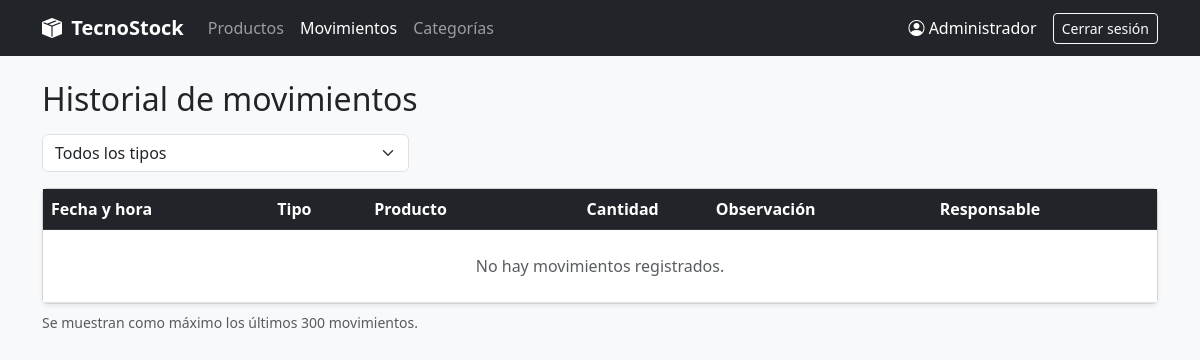
Before: /movimientos.php (signed in) with the older database file.
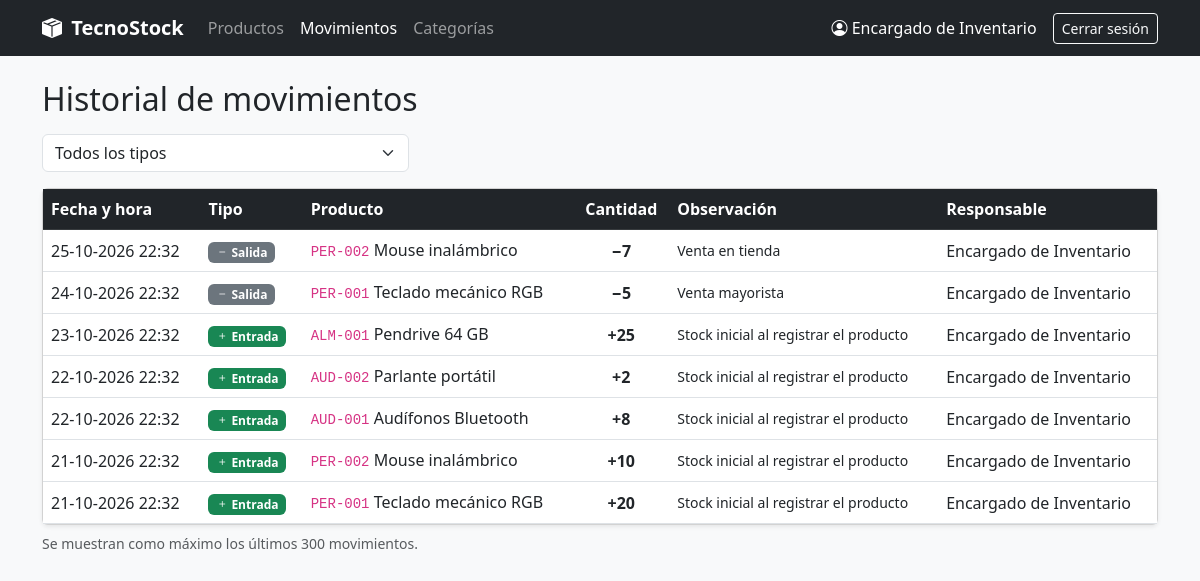
After: the same page with the newer database file.
### tables this page shows
CREATE TABLE movimiento (
    id_movimiento INT AUTO_INCREMENT PRIMARY KEY,
    fecha_hora    DATETIME NOT NULL DEFAULT CURRENT_TIMESTAMP,    
    tipo          ENUM('entrada', 'salida') NOT NULL,
    cantidad      INT      NOT NULL,
    observacion   VARCHAR(500),
    id_producto   INT      NOT NULL,
    id_usuario    INT      NOT NULL,                              
    CONSTRAINT chk_movimiento_cantidad CHECK (cantidad > 0),
     
    CONSTRAINT fk_movimiento_producto FOREIGN KEY (id_producto)
        REFERENCES producto (id_producto)
        ON UPDATE CASCADE ON DELETE RESTRICT,
    CONSTRAINT fk_movimiento_usuario FOREIGN KEY (id_usuario)
        REFERENCES usuario (id_usuario)
        ON UPDATE CASCADE ON DELETE RESTRICT
);

CREATE TABLE producto (
    id_producto  INT AUTO_INCREMENT PRIMARY KEY,
    codigo       VARCHAR(50)   NOT NULL,
    nombre       VARCHAR(150)  NOT NULL,
    descripcion  TEXT,
    precio       DECIMAL(10,2) NOT NULL DEFAULT 0,
    stock_actual INT           NOT NULL DEFAULT 0,
    stock_minimo INT           NOT NULL DEFAULT 0,
    estado       TINYINT(1)    NOT NULL DEFAULT 1 COMMENT '0 = desactivado (no se elimina físicamente)',
    id_categoria INT           NOT NULL,
    CONSTRAINT uq_producto_codigo   UNIQUE (codigo),                  
    CONSTRAINT chk_producto_precio  CHECK (precio >= 0),              
    CONSTRAINT chk_producto_stock   CHECK (stock_actual >= 0),        
    CONSTRAINT chk_producto_minimo  CHECK (stock_minimo >= 0),
    CONSTRAINT chk_producto_estado  CHECK (estado IN (0, 1)),
    CONSTRAINT fk_producto_categoria FOREIGN KEY (id_categoria)
        REFERENCES categoria (id_categoria)
        ON UPDATE CASCADE ON DELETE RESTRICT
);

CREATE TABLE usuario (
    id_usuario INT AUTO_INCREMENT PRIMARY KEY,
    nombre     VARCHAR(100) NOT NULL,
    correo     VARCHAR(100) NOT NULL,
    clave      VARCHAR(255) NOT NULL COMMENT 'Hash generado con password_hash()',
    estado     TINYINT(1)   NOT NULL DEFAULT 1 COMMENT '1 = activo, 0 = inactivo',
    CONSTRAINT uq_usuario_correo UNIQUE (correo),
    CONSTRAINT chk_usuario_estado CHECK (estado IN (0, 1))
);

### includes/funciones.php (called while the page is built, shortened)
<?php
function e($valor): string
{
    return htmlspecialchars((string) ($valor ?? ''), ENT_QUOTES, 'UTF-8');
}

### movimientos.php (the view, shortened to what this page needs)
<?php
require_once __DIR__ . '/includes/funciones.php';
$sql = "SELECT m.*, p.codigo, p.nombre AS producto_nombre, u.nombre AS usuario_nombre
        FROM movimiento m
        INNER JOIN producto p ON m.id_producto = p.id_producto
        INNER JOIN usuario u  ON m.id_usuario  = u.id_usuario
        WHERE 1 = 1";
$parametros = [];
$sql .= ' ORDER BY m.fecha_hora DESC, m.id_movimiento DESC LIMIT 300';
$stmt = $pdo->prepare($sql);
$stmt->execute($parametros);
$movimientos = $stmt->fetchAll();
$activa = 'movimientos';
require __DIR__ . '/includes/header.php';
?>
<div class="d-flex flex-wrap justify-content-between align-items-center gap-2 mb-3">
    <h2 class="mb-0">Historial de movimientos</h2>
</div>
<form method="GET" class="row g-2 mb-3">
    <div class="col-md-4">
        <select name="tipo" class="form-select" onchange="this.form.submit()">
            <option value="">Todos los tipos</option>
        </select>
    </div>
</form>
<div class="card shadow-sm">
    <div class="card-body p-0 table-responsive">
        <table class="table table-hover mb-0">
            <thead class="table-dark">
            <tr>
                <th>Fecha y hora</th>
                <th>Tipo</th>
                <th>Producto</th>
                <th class="text-center">Cantidad</th>
                <th>Observación</th>
                <th>Responsable</th>
            </tr>
            </thead>
            <tbody>
            <?php if (!$movimientos): ?>
                <tr><td colspan="6" class="text-center py-4 text-muted">No hay movimientos registrados.</td></tr>
            <?php endif; ?>
            <?php foreach ($movimientos as $m): ?>
                <tr>
                    <td><?= e(date('d-m-Y H:i', strtotime($m['fecha_hora']))) ?></td>
                    <td>
                        <?php if ($m['tipo'] === 'entrada'): ?>
                            <span class="badge bg-success"><i class="bi bi-plus"></i> Entrada</span>
                        <?php else: ?>
                            <span class="badge bg-secondary"><i class="bi bi-dash"></i> Salida</span>
                        <?php endif; ?>
                    </td>
                    <td><code><?= e($m['codigo']) ?></code> <?= e($m['producto_nombre']) ?></td>
                    <td class="text-center fw-bold"><?= $m['tipo'] === 'entrada' ? '+' : '−' ?><?= (int) $m['cantidad'] ?></td>
                    <td class="small"><?= e($m['observacion'] ?? '') ?></td>
                    <td><?= e($m['usuario_nombre']) ?></td>
                </tr>
            <?php endforeach; ?>
            </tbody>
        </table>
    </div>
</div>
<p class="small text-muted mt-2">Se muestran como máximo los últimos 300 movimientos.</p>
<?php require __DIR__ . '/includes/footer.php'; ?>

### includes/header.php (shortened to what this page needs)
<?php
$activa = $activa ?? '';
?>
<!DOCTYPE html>
<html lang="es">
<head>
    <link href="https://cdn.jsdelivr.net/npm/bootstrap@5.3.0/dist/css/bootstrap.min.css" rel="stylesheet">
    <link href="https://cdn.jsdelivr.net/npm/bootstrap-icons@1.10.5/font/bootstrap-icons.css" rel="stylesheet">
    <link href="assets/css/estilos.css" rel="stylesheet">
</head>
<body class="bg-light">
<nav class="navbar navbar-expand-lg navbar-dark bg-dark mb-4">
    <div class="container">
        <a class="navbar-brand fw-bold" href="index.php"><i class="bi bi-box-seam-fill me-1"></i> TecnoStock</a>
        <div class="collapse navbar-collapse" id="menu">
            <ul class="navbar-nav me-auto">
                <li class="nav-item">
                    <a class="nav-link <?= $activa === 'productos' ? 'active' : '' ?>" href="index.php">Productos</a>
                </li>
                <li class="nav-item">
                    <a class="nav-link <?= $activa === 'movimientos' ? 'active' : '' ?>" href="movimientos.php">Movimientos</a>
                </li>
                <li class="nav-item">
                    <a class="nav-link <?= $activa === 'categorias' ? 'active' : '' ?>" href="categorias.php">Categorías</a>
                </li>
            </ul>
            <div class="d-flex align-items-center text-white">
                <span class="me-3"><i class="bi bi-person-circle"></i> <?= e($_SESSION['usuario_nombre'] ?? '') ?></span>
                <a href="logout.php" class="btn btn-outline-light btn-sm">Cerrar sesión</a>
            </div>
        </div>
    </div>
</nav>
<main class="container pb-5">

Changed rows visible on the page:
added movimiento: fecha_hora "25-10-2026 22:32", tipo "salida" (drawn), id_producto.codigo "PER-002", id_producto.nombre "Mouse inalámbrico", cantidad "7", observacion "Venta en tienda", id_usuario.nombre "Encargado de Inventario"
added movimiento: fecha_hora "24-10-2026 22:32", tipo "salida" (drawn), id_producto.codigo "PER-001", id_producto.nombre "Teclado mecánico RGB", cantidad "5", observacion "Venta mayorista", id_usuario.nombre "Encargado de Inventario"
added movimiento: fecha_hora "23-10-2026 22:32", tipo "entrada" (drawn), id_producto.codigo "ALM-001", id_producto.nombre "Pendrive 64 GB", cantidad "25", observacion "Stock inicial al registrar el producto", id_usuario.nombre "Encargado de Inventario"
added movimiento: fecha_hora "22-10-2026 22:32", tipo "entrada" (drawn), id_producto.codigo "AUD-002", id_producto.nombre "Parlante portátil", cantidad "2", observacion "Stock inicial al registrar el producto", id_usuario.nombre "Encargado de Inventario"
added movimiento: fecha_hora "22-10-2026 22:32", tipo "entrada" (drawn), id_producto.codigo "AUD-001", id_producto.nombre "Audífonos Bluetooth", cantidad "8", observacion "Stock inicial al registrar el producto", id_usuario.nombre "Encargado de Inventario"
added movimiento: fecha_hora "21-10-2026 22:32", tipo "entrada" (drawn), id_producto.codigo "PER-002", id_producto.nombre "Mouse inalámbrico", cantidad "10", observacion "Stock inicial al registrar el producto", id_usuario.nombre "Encargado de Inventario"
added movimiento: fecha_hora "21-10-2026 22:32", tipo "entrada" (drawn), id_producto.codigo "PER-001", id_producto.nombre "Teclado mecánico RGB", cantidad "20", observacion "Stock inicial al registrar el producto", id_usuario.nombre "Encargado de Inventario"
Other visible differences:
$_SESSION['usuario_nombre']: "Administrador" → "Encargado de Inventario"
text no longer shown: "No hay movimientos registrados."
